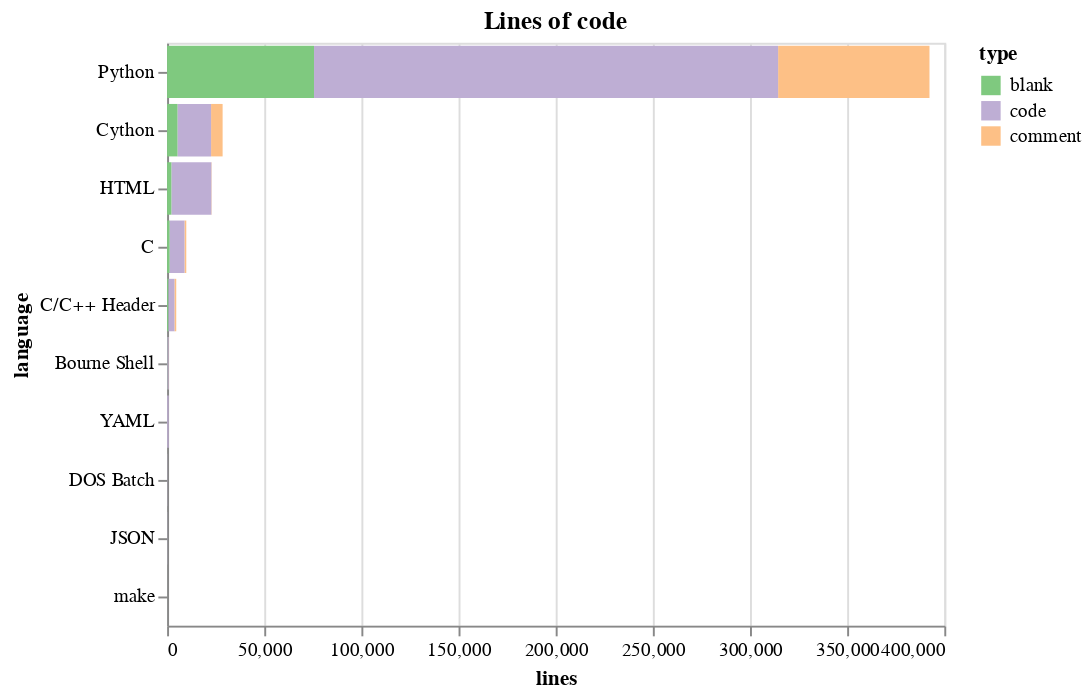

This figure's notebook cell:
### Code cell
loc_sum = loc.groupby('language').sum().reset_index().melt(id_vars=['language']).rename(columns={'variable': 'type', 'value': 'lines'})
alt.Chart(loc_sum).mark_bar().encode(
    x=alt.X('lines:Q'),
    y=alt.Y('language:N', sort=alt.EncodingSortField(field='lines', op='sum', order='descending')),
    color=alt.Color('type:N', scale=alt.Scale(scheme='accent')), 
    tooltip=['lines:Q', 'type:O'],
).properties(title='Lines of code')

### Figure 1 — Vega-Lite specification as saved in the notebook (floating-point values rounded to 4 significant figures)
{"$schema": "https://vega.github.io/schema/vega-lite/v2.6.0.json", "config": {"view": {"height": 300, "width": 400}}, "data": {"name": "data-3949a3534301491f8c28ad6df7f915aa"}, "datasets": {"data-3949a3534301491f8c28ad6df7f915aa": [{"language": "Bourne Shell", "lines": 181, "type": "blank"}, {"language": "C", "lines": 1368, "type": "blank"}, {"language": "C/C++ Header", "lines": 739, "type": "blank"}, {"language": "Cython", "lines": 5452, "type": "blank"}, {"language": "DOS Batch", "lines": 13, "type": "blank"}, {"language": "HTML", "lines": 2321, "type": "blank"}, {"language": "JSON", "lines": 15, "type": "blank"}, {"language": "Python", "lines": 75621, "type": "blank"}, {"language": "YAML", "lines": 53, "type": "blank"}, {"language": "make", "lines": 7, "type": "blank"}, {"language": "Bourne Shell", "lines": 138, "type": "comment"}, {"language": "C", "lines": 923, "type": "comment"}, {"language": "C/C++ Header", "lines": 930, "type": "comment"}, {"language": "Cython", "lines": 5943, "type": "comment"}, {"language": "DOS Batch", "lines": 0, "type": "comment"}, {"language": "HTML", "lines": 202, "type": "comment"}, {"language": "JSON", "lines": 0, "type": "comment"}, {"language": "Python", "lines": 77906, "type": "comment"}, {"language": "YAML", "lines": 48, "type": "comment"}, {"language": "make", "lines": 0, "type": "comment"}, {"language": "Bourne Shell", "lines": 596, "type": "code"}, {"language": "C", "lines": 7588, "type": "code"}, {"language": "C/C++ Header", "lines": 3041, "type": "code"}, {"language": "Cython", "lines": 17180, "type": "code"}, {"language": "DOS Batch", "lines": 120, "type": "code"}, {"language": "HTML", "lines": 20458, "type": "code"}, {"language": "JSON", "lines": 112, "type": "code"}, {"language": "Python", "lines": 238849, "type": "code"}, {"language": "YAML", "lines": 754, "type": "code"}, {"language": "make", "lines": 18, "type": "code"}]}, "encoding": {"color": {"field": "type", "scale": {"scheme": "accent"}, "type": "nominal"}, "tooltip": [{"field": "lines", "type": "quantitative"}, {"field": "type", "type": "ordinal"}], "x": {"field": "lines", "type": "quantitative"}, "y": {"field": "language", "sort": {"field": "lines", "op": "sum", "order": "descending"}, "type": "nominal"}}, "mark": "bar", "title": "Lines of code"}
